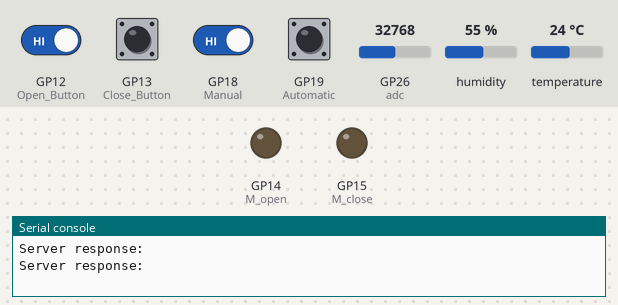
Bench run of a program on a simulated Raspberry Pi Pico running MicroPython. On the bench: output pins drawn as LEDs (lit = HIGH), the last lines printed to the serial console. Inputs (shaded band) come from the test bench; at power-on: GP12 (Open_Button), GP13 (Close_Button), GP18 (Manual), GP19 (Automatic) HIGH, GP26 (adc) = 32768, humidity 55 %, temperature 24 °C (analog values on the 0–65535 scale). WiFi joins after 1.5 s; web requests get an empty 200 reply after 0.4 s; threads take turns every 2 ms; library files of the repository ran but are not shown: DHT22_modV2.py.

Above: at 5.7 s.
5.8 s: GP12 (Open_Button) driven LOW and GP18 (Manual) driven LOW
At 7.2 s:
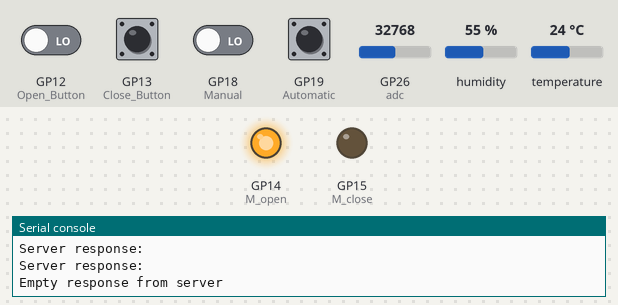
7.7 s: GP13 (Close_Button) pulled LOW for 0.2 s
At 8.4 s:
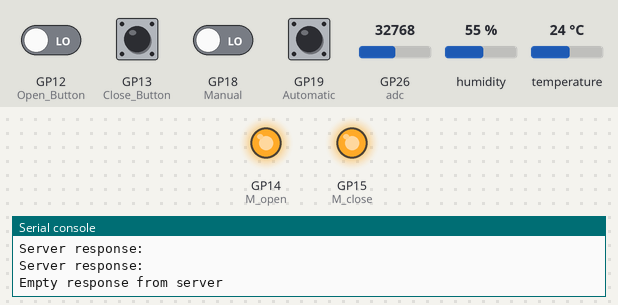
9.4 s: GP18 (Manual) driven HIGH
At 10.8 s:
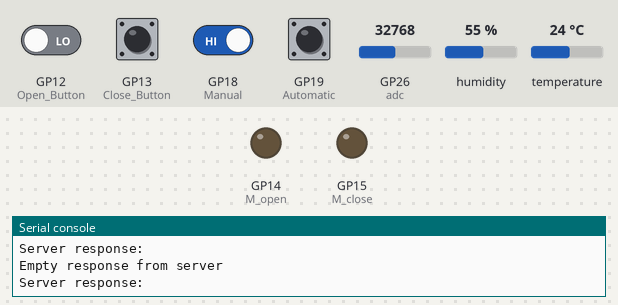
11.3 s: GP18 (Manual) driven LOW
At 12.1 s:
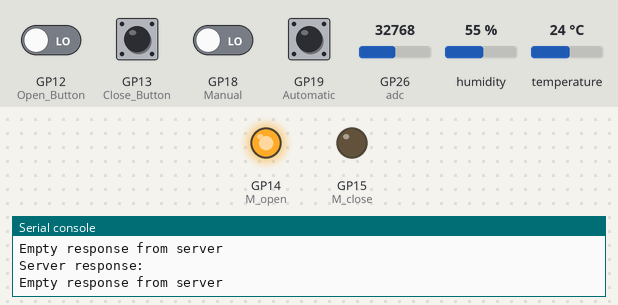
Timing chart, 0 to 13.9 s (numbered marks = the images above; inputs shaded):
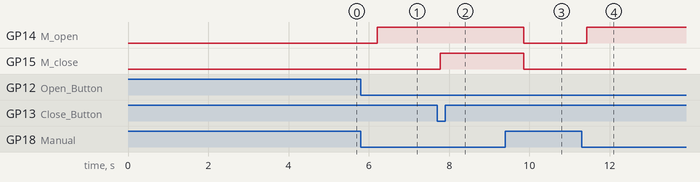

The program:

Solar_test_trhead.py
```python
import network
from wifi_con import connect
import urequests
from machine import Pin, ADC
import time
import _thread
from Motor_Solar_Control import Motor_Controller
import DHT22_modV2
import ujson

# Wi-Fi credentials

SSID = "Infinix HOT 30i"
PASS = "iemibsa2023"
URL = 'https://tan-worm-536465.hostingersite.com/SolarControl.php'

#URL = "http://192.168.1.142:8000/door-control"
# Command endpoint
COMMAND_URL = "https://tan-worm-536465.hostingersite.com/rp2040_command.json"# Connect to Wi-Fi
wlan = network.WLAN(network.STA_IF)
wlan.active(True)
wlan.connect(SSID, PASS)
while not wlan.isconnected():
    time.sleep(1)
print("Connected:", wlan.ifconfig())

# Pin setup
adc = ADC(26)
dht_sensor = DHT22_modV2.DHT22_Sensor(0)

Open_sensor = Pin(16, Pin.IN, Pin.PULL_UP)
Close_sensor = Pin(17, Pin.IN, Pin.PULL_UP)
Manual = Pin(18, Pin.IN, Pin.PULL_UP)
Automatic = Pin(19, Pin.IN, Pin.PULL_UP)
Open_Button = Pin(12, Pin.IN, Pin.PULL_UP)
Close_Button = Pin(13, Pin.IN, Pin.PULL_UP)
M_open = Pin(14, Pin.OUT)
M_close = Pin(15, Pin.OUT)

M_1 = Motor_Controller(M_open, Open_Button, Open_sensor)
M_2 = Motor_Controller(M_close, Close_Button, Close_sensor)

# Shared data
shared_data = {
    "lux": 0,
    "status": "",
    "mode": "",
    "temp": None,
    "hum": None
}
lock = _thread.allocate_lock()

# Helper functions
def read_light():
    raw = adc.read_u16()
    return int(raw * 100 / 65535)

def sensor_status():
    if M_open.value() == 1:
        return "System is opening"
    elif M_close.value() == 1:
        return "System is closing"
    elif Open_sensor.value() == 0 and Close_sensor.value() == 1:
        return "The system is Open"
    elif Close_sensor.value() == 0 and Open_sensor.value() == 1:
        return "The system is Close"
    elif Open_sensor.value() == 0 and Close_sensor.value() == 0:
        return "The System is stuck"
    else:
        return "System is idle or transitioning"

def operation_mode():
    if Manual.value() == 0 and Automatic.value() == 1:
        return "System is in manual mode"
    elif Manual.value() == 1 and Automatic.value() == 0:
        return "System is in Automatic Mode"
    elif Manual.value() == 1 and Automatic.value() == 1:
        return "System is OFF"
    else:
        return "Check connection of selector"

def send_data():
    with lock:
        data = {
            "Light": shared_data["lux"],
            "Open or Close": shared_data["status"],
            "Mode": shared_data["mode"],
            "Temperature": shared_data["temp"],
            "Humidity": shared_data["hum"]
        }
    try:
        response = urequests.post(URL, json=data)
        print("Server response:", response.text)
        response.close()
    except Exception as e:
        print("Error sending data:", e)

# Core 0: Sensor reading and motor control
def core0_main():
    while True:
        lux = read_light()
        temp, hum = dht_sensor.read()
        mode = operation_mode()

        with lock:
            shared_data["lux"] = lux
            shared_data["temp"] = temp
            shared_data["hum"] = hum
            shared_data["mode"] = mode
            shared_data["status"] = sensor_status()

        if mode == "System is in manual mode":
            M_1.update()
            M_2.update()

        elif mode == "System is in Automatic Mode" and hum is not None:
            if hum > 90 and lux < 80:
                if Close_sensor.value():
                    M_1.on()
                else:
                    M_1.off()
                M_2.off()
            elif hum < 60 and lux > 95:
                if Open_sensor.value():
                    M_2.on()
                else:
                    M_2.off()
                M_1.off()
            else:
                M_1.off()
                M_2.off()
        else:
            M_1.off()
            M_2.off()

        time.sleep(0.5)

# Core 1 comb: Send telemetry
def core1_combined():
    send_timer = 0
    command_timer = 0

    while True:
        current_time = time.ticks_ms()

        # Send telemetry every 2 seconds
        if time.ticks_diff(current_time, send_timer) > 2000:
            send_data()
            send_timer = current_time

        # Poll command every 2 seconds if in manual mode
        with lock:
            mode = shared_data["mode"]

        if mode == "System is in manual mode" and time.ticks_diff(current_time, command_timer) > 2000:
            try:
                response = urequests.get(COMMAND_URL)
                raw = response.content
                decoded = raw.decode('utf-8')

                # Defensive check
                if decoded:
                    command_data = ujson.loads(decoded)
                    command = command_data.get("command", "").lower()
                    print("Received command:", command)

                    if command == "activate":
                        M_1.on()
                        M_2.off()
                    elif command == "deactivate":
                        M_2.on()
                        M_1.off()
                    else:
                        M_1.off()
                        M_2.off()
                else:
                    print("Empty response from server")

                response.close()
            except Exception as e:
                print("Error fetching command:", e)


            command_timer = current_time

        time.sleep(0.1)


# Start threads
_thread.start_new_thread(core1_combined, ())
core0_main()
```

wifi_con.py
```python
import network
import time

#Funcion para conectarse a WiFi
def connect(SSID, PASS, led):
    #Conectar a wifi
    wlan = network.WLAN(network.STA_IF)
    wlan.active(True)
    time.sleep(1)
    wlan.connect(SSID,PASS)
    intentos = 0

    #Se espera una conexion a la red
    while not wlan.isconnected() and intentos < 60:
        print("Conexion estableciendose...")
        time.sleep(0.5)
        intentos = intentos + 1

    #Verificacion de la conexion a red con un LED
    if wlan.isconnected():
        print(f"Conexion a la red {SSID} establecida")
        ip = wlan.ifconfig()[0]
        print(f"IP de la rasp pico w: {ip}")
        led.on()
        return True
    else:
        print(f"Error de conexion {wlan.status()}")
        return False
```

Motor_Solar_Control.py
```python
class Motor_Controller:
    def __init__(self, Motor, button, sensor):
        # receive Pin objects  from Solar_Control.py
        self.Motor = Motor
        self.button = button
        self.sensor = sensor

    def update(self):
        """Check button/sensor and update Motor state"""
        if self.button.value() == 0:     # Button pressed
            self.Motor.value(1)            # Turn Motor ON
        if self.sensor.value() == 0:     # Sensor active (LOW)
            self.Motor.value(0)            # Turn Motor OFF

    def is_on(self):
        return self.Motor.value() == 1


    def off(self):
        self.Motor.value(0)

    def on(self):
        self.Motor.value(1)
```

Measured:
- after the input at 5.8 s, GP14 (M_open): LOW → HIGH after 0.41 s
- after the input at 7.7 s, GP15 (M_close): LOW → HIGH after 0.07 s
- after the input at 9.4 s, GP14 (M_open), GP15 (M_close): HIGH → LOW after 0.46 s
- after the input at 11.3 s, GP14 (M_open): LOW → HIGH after 0.13 s
